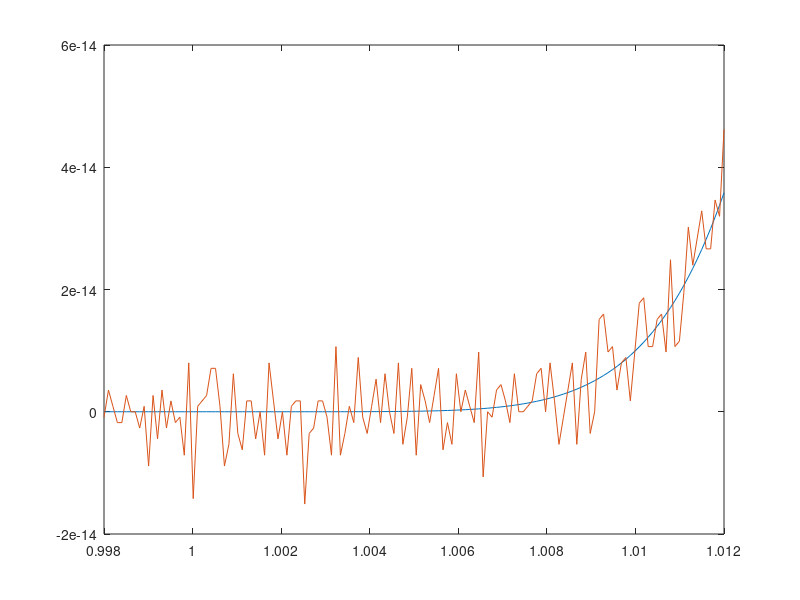

Source code (MATLAB):
clc; clear;

x = linspace(0.998,1.012,140);

y1 = (x - 1).^ 7;
y2 = x.^7 - 7 * x .^ 6 + 21 * x .^ 5 - 35 * x .^ 4 + 35 * x .^3 - 21 * x .^ 2 + 7 * x - 1;

plot(x, y1);
hold on
plot(x, y2);